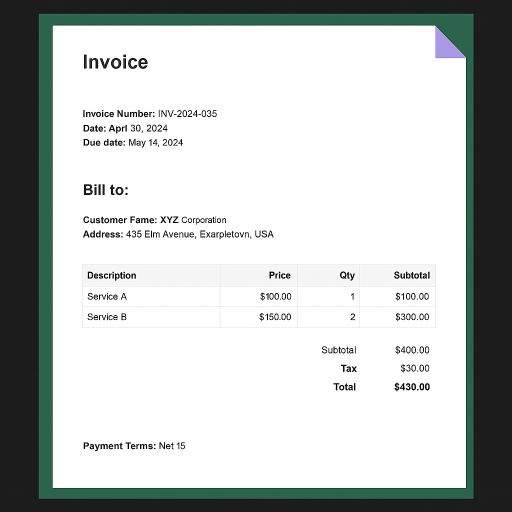
#> input picture PruebaFacturas/invoce2.png, 1024 x 1024 px, found by its file name (shown at 1/2 size); its folder holds only this picture in this run
$ python deteccion_invoice.py
#> lines starting #> are read from the running program, lines starting #| are printed output that depends on the picture
import os
import re
from PIL import Image, ImageEnhance, ImageFilter, ImageOps
import pytesseract

# =========================
#  Configuración Tesseract
# =========================
TESSERACT_PATH = r"C:\Program Files\Tesseract-OCR\tesseract.exe"
TESSDATA_PATH  = r"C:\Program Files\Tesseract-OCR\tessdata"

if os.path.isfile(TESSERACT_PATH):
    pytesseract.pytesseract.tesseract_cmd = TESSERACT_PATH
if os.path.isdir(TESSDATA_PATH):
    os.environ["TESSDATA_PREFIX"] = TESSDATA_PATH

# =========================
#  Carpetas de entrada
# =========================
CARPETA_FACTURAS        = r"C:\PruebaConocimientos\PruebaFacturas"     # aquí tus facturas
CARPETA_CALIFICACIONES  = r"C:\PruebaConocimientos\PruebaCalificaciones"    # aquí tus boletines de notas (imagen como la que enviaste)

# =========================
#  OCR settings
# =========================
OCR_LANG   = "eng+spa"
OCR_CONFIG = "--oem 3 --psm 6"

# Palabras clave de TOTAL más amplias (facturas)
TOTAL_PATTERNS = (
    "TOTAL", "Total", "Amount Due", "AMOUNT DUE", "Grand Total", "GRAND TOTAL",
    "Importe Total", "IMPORTE TOTAL", "Total a pagar", "TOTAL A PAGAR"
)

# =========================
#  Utilidades comunes
# =========================
def preprocesar_imagen(ruta: str):
    """Aplica filtros para mejorar la lectura OCR."""
    img = Image.open(ruta).convert("L")
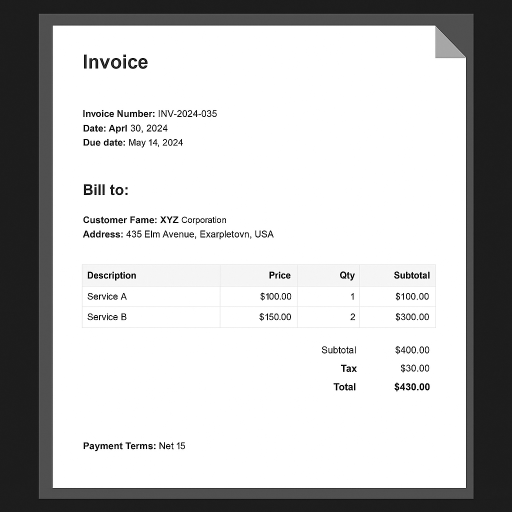
#> img: PIL image 1024x1024 L (shown at 1/2 size); min 0, max 255, mean 192.9
    w, h = img.size
#> w = 1024; h = 1024
    if max(w, h) < 1600:
        img = img.resize((int(w * 1.6), int(h * 1.6)), Image.LANCZOS)
#> img: PIL image 1638x1638 L
    img = ImageEnhance.Contrast(img).enhance(1.6)
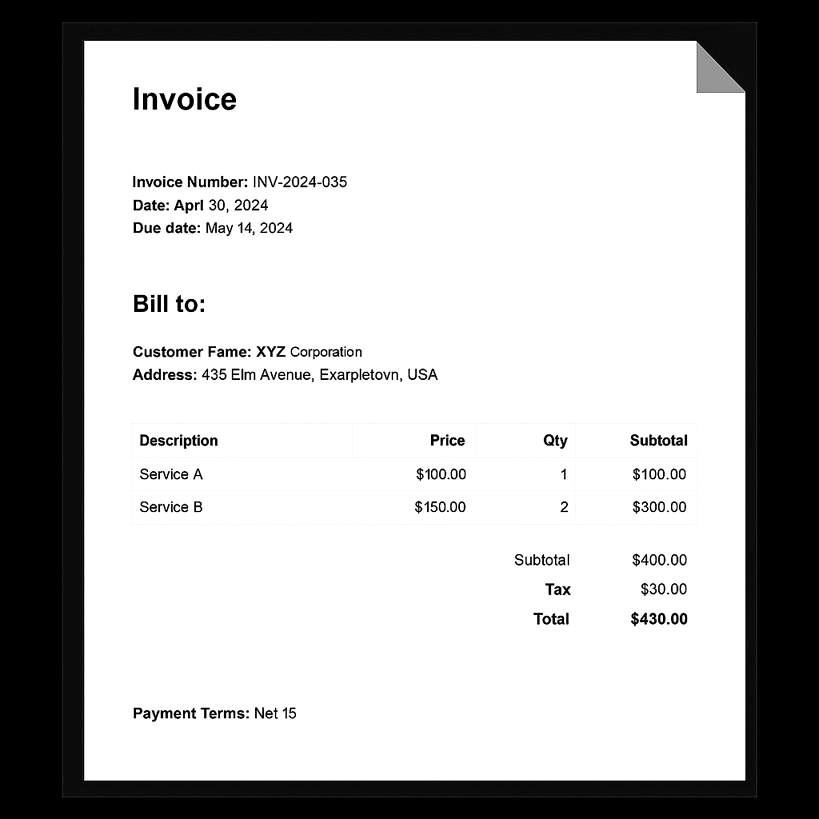
#> img: PIL image 1638x1638 L (shown at 1/2 size); min 0, max 255, mean 182.4
    img = ImageEnhance.Sharpness(img).enhance(1.2)
    img = ImageOps.autocontrast(img)
    img = img.filter(ImageFilter.MedianFilter(size=3))
    return img

def extraer_texto(ruta: str) -> str:
    """Ejecuta OCR sobre la imagen dada."""
    img = preprocesar_imagen(ruta)
    return pytesseract.image_to_string(img, lang=OCR_LANG, config=OCR_CONFIG)

# [39 lines left out: functions _normaliza_num, buscar_montos, not called in this run]

def _hay_total(texto: str) -> bool:
    t = texto.upper()
    return any(p.upper() in t for p in TOTAL_PATTERNS)

def procesar_factura(ruta: str):
    """Procesa una factura e imprime resultados (idéntico flujo al tuyo, con mejoras)."""
    try:
        texto = extraer_texto(ruta).strip()

        print(f"\n📑 Analizando FACTURA: {os.path.basename(ruta)}")
        print("-" * 72)
        # print(texto)  # descomenta si quieres ver el OCR crudo

        montos = buscar_montos(texto)

        if _hay_total(texto) and montos:
            print("✔️ Se localizó una referencia a TOTAL junto con valores.")
            vista = ", ".join(f"{m:,.2f}" for m in montos[:15])
            print("💰 Cantidades (normalizadas):", vista + (" ..." if len(montos) > 15 else ""))
            print(f"🧮 Candidato a Total (mayor detectado): {montos[-1]:,.2f}")
        elif montos:
            print("ℹ️ Se identificaron cifras numéricas, pero no aparece una palabra de TOTAL.")
            print("💰 Cantidades (normalizadas):", ", ".join(f"{m:,.2f}" for m in montos[:15]))
        else:
            print("⚠️ No se hallaron montos ni referencias a un total.")

    except Exception as e:
        print(f"❌ Ocurrió un problema procesando {ruta}: {e}")

def correr_facturas():
    print("\n🔎 Revisando imágenes de FACTURAS en:", CARPETA_FACTURAS)
    try:
        archivos = [a for a in os.listdir(CARPETA_FACTURAS) if a.lower().endswith((".png", ".jpg", ".jpeg"))]
    except FileNotFoundError:
        print("🚫 La carpeta de FACTURAS no existe. Verifica CARPETA_FACTURAS.")
        return

    if not archivos:
        print("🚫 No se encontraron imágenes de facturas.")
        return

    for archivo in archivos:
        procesar_factura(os.path.join(CARPETA_FACTURAS, archivo))
#> (the call stopped at in extraer_texto, `return pytesseract.image_to_string(img, lang=OCR_LANG, config=OCR_CONF..`: pytesseract is not available in this run)

# =========================
#  BLOQUE CALIFICACIONES
# =========================
# Claves para detectar el bloque de notas finales
NOTA_FINAL_KEYS = (
    "NOTA FINAL", "Nota Final", "Nota final", "NOTA  FINAL",  # variaciones
    "FINAL", "N. FINAL"  # fallback en OCR
)

def _es_linea_cabecera_notas(ln: str) -> bool:
    up = ln.upper()
    return any(k in up for k in NOTA_FINAL_KEYS)

# [94 lines left out: functions _extrae_ult_num_0_100, buscar_notas_finales, procesar_boletin, not called in this run]

def correr_calificaciones():
    print("\n🔎 Revisando imágenes de CALIFICACIONES en:", CARPETA_CALIFICACIONES)
    try:
        archivos = [a for a in os.listdir(CARPETA_CALIFICACIONES) if a.lower().endswith((".png", ".jpg", ".jpeg"))]
    except FileNotFoundError:
        print("🚫 La carpeta de CALIFICACIONES no existe. Verifica CARPETA_CALIFICACIONES.")
        return

    if not archivos:
        print("🚫 No se encontraron imágenes de calificaciones.")
        return

    for archivo in archivos:
        procesar_boletin(os.path.join(CARPETA_CALIFICACIONES, archivo))

# =========================
#  MAIN
# =========================
def main():
    # Ejecuta ambos flujos: facturas y calificaciones
    correr_facturas()
    correr_calificaciones()

if __name__ == "__main__":
    main()

$ run again, on PruebaFacturas/invoice1.png
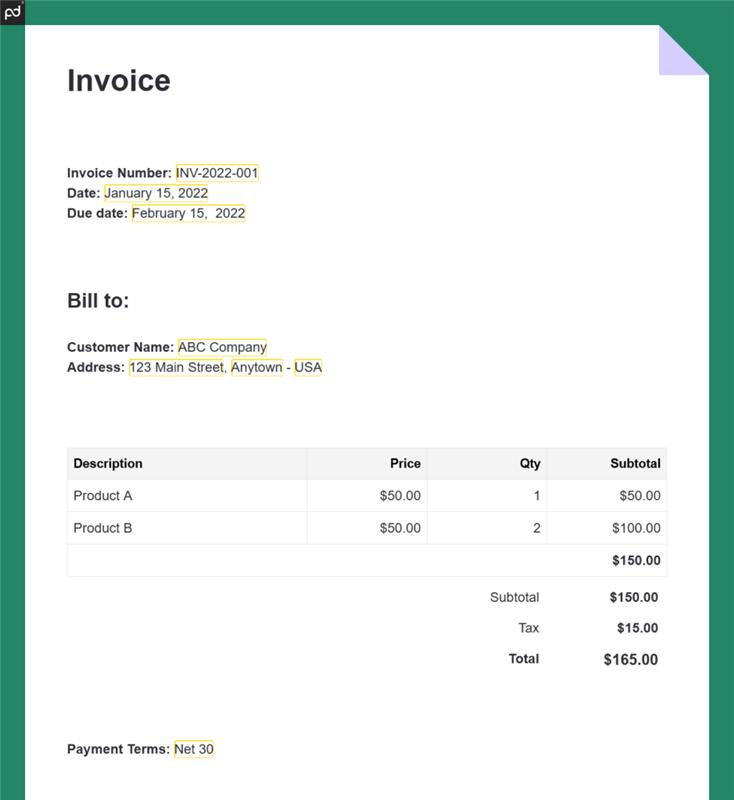
#> input picture PruebaFacturas/invoice1.png, 734 x 800 px, found by its file name
#> in preprocesar_imagen, `img = Image.open(ruta).convert("L")`:
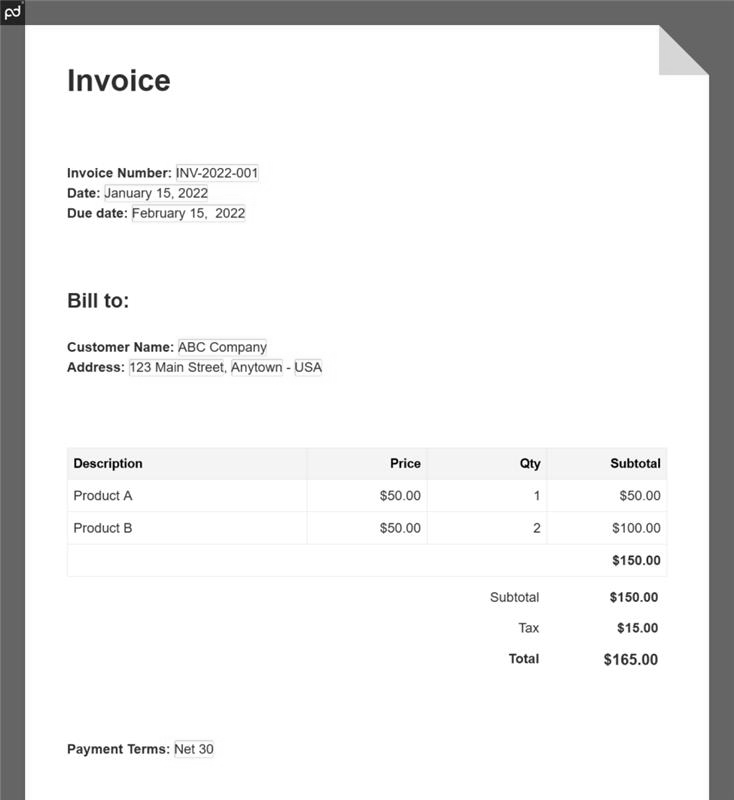
#> img: PIL image 734x800 L; min 0, max 255, mean 236.1
#> in preprocesar_imagen, `img = ImageEnhance.Contrast(img).enhance(1.6)`:
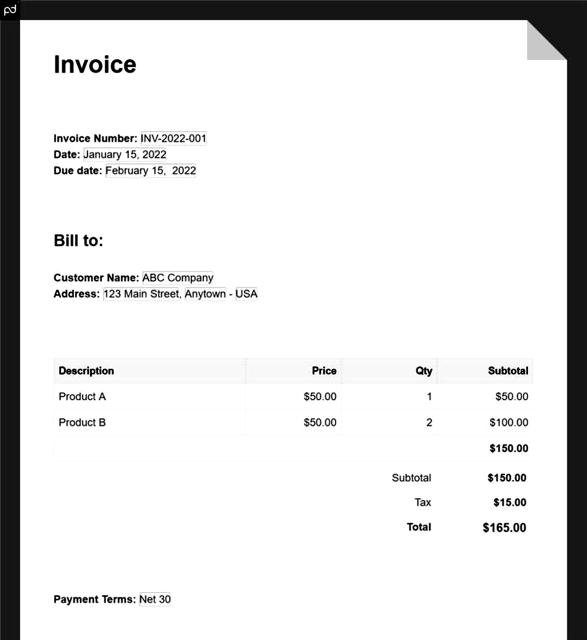
#> img: PIL image 1174x1280 L (shown at 1/2 size); min 0, max 255, mean 227.3
